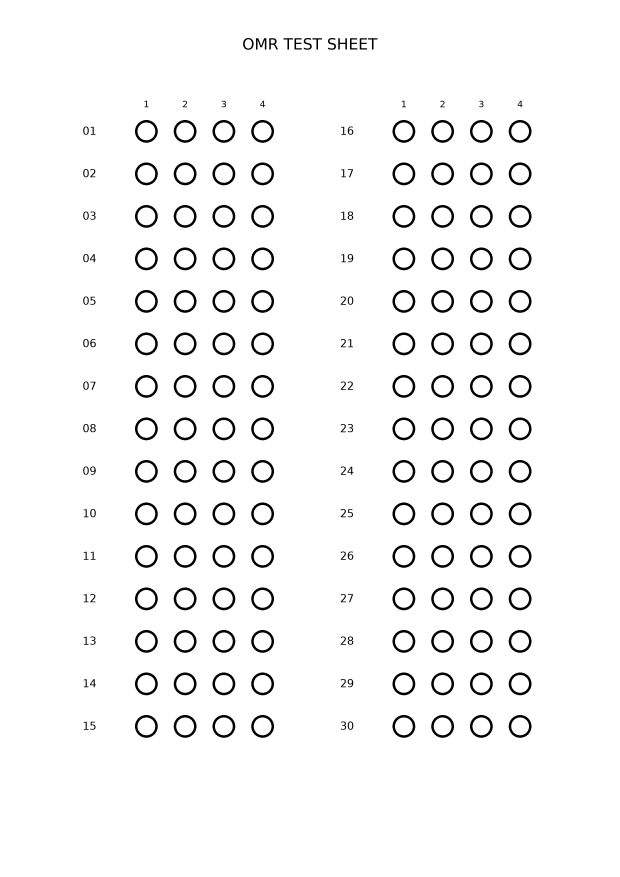
#> input picture examples/ChatGPT.png, 2480 x 3508 px (shown at 1/4 size)
$ python mark_answers.py ../../examples/ChatGPT.png out.png
#> lines starting #> are read from the running program, lines starting #| are printed output that depends on the picture; after the words box and inside, x2 and y2 are one past the last pixel; in counts of white or black regions, pixels touching at a corner belong together
#!/usr/bin/env python3
"""
Offline deterministic OMR bubble marker.

The pipeline is intentionally non-ML and production-oriented:
- PDF pages are rendered with PyMuPDF for detection and marked with vector overlays.
- Images are processed with OpenCV and can be saved as images or print-quality PDFs.
- Bubble detection uses contour geometry plus global size-consistency filtering, which
  is much more robust than accepting every circle-like contour. This prevents question
  numbers, option labels, and decorative text from being treated as answer bubbles.
"""

from __future__ import annotations

import argparse
from collections.abc import Sequence
from dataclasses import asdict, dataclass
import json
import logging
import math
import os
from pathlib import Path
from typing import Any

import cv2
import fitz
import numpy as np

# -----------------------------------------------------------------------------
# Built-in answer key (question -> option 1..4). Can be overridden with JSON.
# -----------------------------------------------------------------------------
ANSWER_KEY: dict[int, int] = {
    1: 1,
    2: 4,
    3: 4,
    4: 1,
    5: 1,
    6: 3,
    7: 2,
    8: 1,
    9: 2,
    10: 3,
    11: 4,
    12: 2,
    13: 1,
    14: 3,
    15: 3,
    16: 4,
    17: 3,
    18: 3,
    19: 3,
    20: 4,
    21: 3,
    22: 4,
    23: 1,
    24: 3,
    25: 1,
    26: 4,
    27: 2,
    28: 4,
    29: 2,
    30: 3,
}


# -----------------------------------------------------------------------------
# Data structures
# -----------------------------------------------------------------------------
@dataclass(frozen=True, slots=True)
class Bubble:
    bbox: tuple[int, int, int, int]
    center: tuple[float, float]
    area: float
    circularity: float
    extent: float
    aspect: float

    @property
    def diameter(self) -> float:
        _, _, w, h = self.bbox
        return 0.5 * float(w + h)


@dataclass(frozen=True, slots=True)
class QuestionRow:
    question_number: int
    bubbles: list[Bubble]


@dataclass(frozen=True, slots=True)
class DetectionReport:
    raw_contours: int = 0
    geometric_candidates: int = 0
    size_filtered_candidates: int = 0
    deduped_bubbles: int = 0
    selected_median_diameter: float = 0.0
    selected_size_cluster_count: int = 0
    x_cluster_count: int = 0
    inferred_column_count: int = 0
    assigned_question_count: int = 0
    skipped_row_count: int = 0

    def with_updates(self, **kwargs: Any) -> DetectionReport:
        values = asdict(self)
        values.update(kwargs)
        return DetectionReport(**values)


@dataclass(slots=True)
class Config:
    dpi: int = 400
    expected_options: int = 4

    # Preprocessing
    blur_ksize: int = 5
    adaptive_block_size: int = 35
    adaptive_c: int = 8
    morph_open_ksize: int = 3
    morph_close_ksize: int = 3
    morph_open_iters: int = 1
    morph_close_iters: int = 1

    # Initial contour geometry filters
    min_area: int = 300
    max_area: int = 20000
    aspect_min: float = 0.55
    aspect_max: float = 1.80
    extent_min: float = 0.35
    circularity_min: float = 0.35

    # Robust global bubble-size filtering. This is the main protection against
    # text/labels being marked as bubbles.
    auto_size_filter: bool = True
    size_cluster_tolerance: float = 0.18
    duplicate_center_factor: float = 0.35

    # Clustering / grouping
    x_cluster_thresh_factor: float = 0.75
    y_cluster_thresh_factor: float = 0.70
    column_gap_factor: float = 1.80
    column_gap_min_diam_factor: float = 2.00

    # Marking
    inset_ratio: float = 0.18

    # Debug
    debug: bool = False
    debug_dir: str | None = None


# -----------------------------------------------------------------------------
# Logging and validation
# -----------------------------------------------------------------------------
def setup_logger(debug: bool) -> None:
    level = logging.DEBUG if debug else logging.INFO
    logging.basicConfig(level=level, format="%(levelname)s: %(message)s", force=True)


def ensure_odd(n: int, name: str) -> int:
    if n < 3:
        n = 3
    if n % 2 == 0:
        n += 1
    logging.debug("%s set to odd value: %d", name, n)
    return n


def normalize_config(cfg: Config) -> Config:
    cfg.dpi = max(72, int(cfg.dpi))
    cfg.expected_options = max(2, int(cfg.expected_options))
    cfg.blur_ksize = ensure_odd(int(cfg.blur_ksize), "blur_ksize")
    cfg.adaptive_block_size = ensure_odd(int(cfg.adaptive_block_size), "adaptive_block_size")
    cfg.morph_open_ksize = max(0, int(cfg.morph_open_ksize))
    cfg.morph_close_ksize = max(0, int(cfg.morph_close_ksize))
    cfg.morph_open_iters = max(0, int(cfg.morph_open_iters))
    cfg.morph_close_iters = max(0, int(cfg.morph_close_iters))
    cfg.min_area = max(1, int(cfg.min_area))
    cfg.max_area = max(cfg.min_area + 1, int(cfg.max_area))
    cfg.size_cluster_tolerance = min(max(float(cfg.size_cluster_tolerance), 0.05), 0.75)
    cfg.duplicate_center_factor = min(max(float(cfg.duplicate_center_factor), 0.05), 1.50)
    cfg.inset_ratio = min(max(float(cfg.inset_ratio), 0.0), 0.45)
    return cfg


# -----------------------------------------------------------------------------
# Small utilities
# -----------------------------------------------------------------------------
def is_pdf(path: str | os.PathLike[str]) -> bool:
    return str(path).lower().endswith(".pdf")


def safe_makedirs(path: str | os.PathLike[str] | None) -> None:
    if path:
        Path(path).mkdir(parents=True, exist_ok=True)


def bgr_red() -> tuple[int, int, int]:
    return (0, 0, 255)


def contour_circularity(area: float, perimeter: float) -> float:
    if perimeter <= 1e-6:
        return 0.0
    return float(4.0 * math.pi * area / (perimeter * perimeter))


def median_or_zero(values: Sequence[float]) -> float:
    return float(np.median(np.asarray(values, dtype=np.float64))) if values else 0.0


# -----------------------------------------------------------------------------
# Answer key loading
# -----------------------------------------------------------------------------
def load_answer_key(path: str | None, expected_options: int = 4) -> dict[int, int]:
    """Load an answer key from JSON or return the built-in key.

    Supported JSON formats:
    - {"1": 2, "2": 4, ...}
    - [2, 4, 1, ...]  # list index 0 means question 1
    """
    if not path:
        return dict(ANSWER_KEY)

    key_path = Path(path)
    with key_path.open("r", encoding="utf-8") as f:
        data = json.load(f)

    if isinstance(data, list):
        answer_key = {i + 1: int(v) for i, v in enumerate(data)}
    elif isinstance(data, dict):
        answer_key = {int(k): int(v) for k, v in data.items()}
    else:
        raise ValueError("Answer key JSON must be either an object or a list.")

    for q, option in answer_key.items():
        if q < 1:
            raise ValueError(f"Invalid question number in answer key: {q}")
        if not (1 <= option <= expected_options):
            raise ValueError(f"Invalid answer for Q{q}: {option}; expected 1..{expected_options}.")

    logging.info("Loaded %d answer(s) from %s", len(answer_key), key_path)
    return answer_key


# -----------------------------------------------------------------------------
# Image I/O
# -----------------------------------------------------------------------------
# [6 lines left out: function render_pdf_page_to_bgr, not called in this run]


def load_image_bgr(path: str) -> np.ndarray:
#> called with path = '../../examples/ChatGPT.png'
    img = cv2.imread(path, cv2.IMREAD_COLOR)
#> img is the input picture: shape (3508, 2480, 3); min 0, max 255, mean 245.4
    if img is None:
        raise ValueError(f"Failed to read image: {path}")
    return img


# -----------------------------------------------------------------------------
# Preprocessing
# -----------------------------------------------------------------------------
def preprocess_for_contours(img_bgr: np.ndarray, cfg: Config) -> np.ndarray:
    gray = cv2.cvtColor(img_bgr, cv2.COLOR_BGR2GRAY)

    if cfg.blur_ksize > 1:
        gray = cv2.GaussianBlur(gray, (cfg.blur_ksize, cfg.blur_ksize), 0)

    th = cv2.adaptiveThreshold(
        gray,
        255,
        cv2.ADAPTIVE_THRESH_GAUSSIAN_C,
        cv2.THRESH_BINARY_INV,
        cfg.adaptive_block_size,
        cfg.adaptive_c,
    )
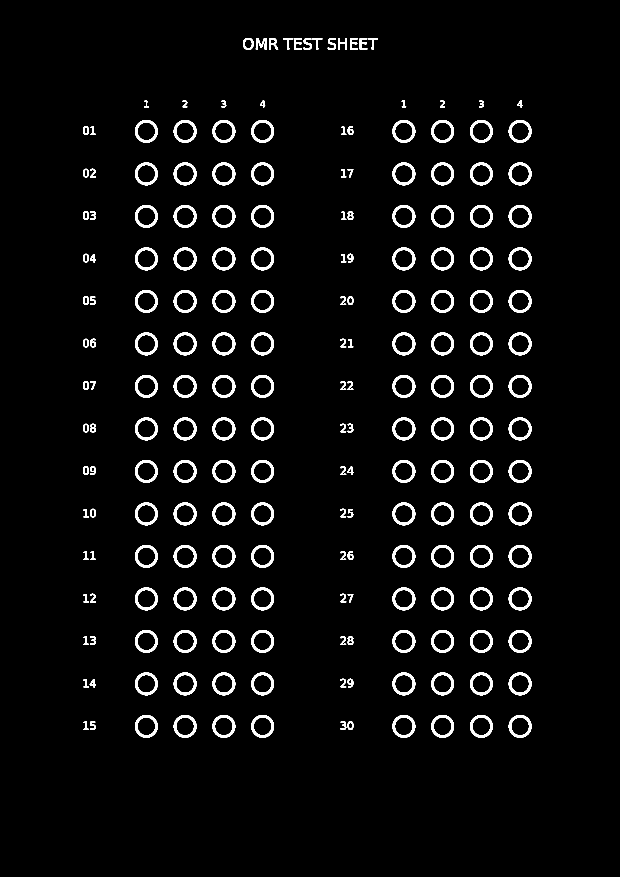
#> th: shape (3508, 2480) (shown at 1/4 size); 3.8% white; 200 white regions, largest, box (x1, y1, x2, y2) and area: (540, 480, 631, 571) 2516, (695, 480, 786, 571) 2516, (850, 480, 941, 571) 2516

    if cfg.morph_open_ksize > 0 and cfg.morph_open_iters > 0:
        kernel = cv2.getStructuringElement(
            cv2.MORPH_ELLIPSE, (cfg.morph_open_ksize, cfg.morph_open_ksize)
        )
        th = cv2.morphologyEx(th, cv2.MORPH_OPEN, kernel, iterations=cfg.morph_open_iters)

    if cfg.morph_close_ksize > 0 and cfg.morph_close_iters > 0:
        kernel = cv2.getStructuringElement(
            cv2.MORPH_ELLIPSE, (cfg.morph_close_ksize, cfg.morph_close_ksize)
        )
        th = cv2.morphologyEx(th, cv2.MORPH_CLOSE, kernel, iterations=cfg.morph_close_iters)
#> th: shape (3508, 2480); 3.8% white; 200 white regions
#> (the rest of the program and of its run is left out)
